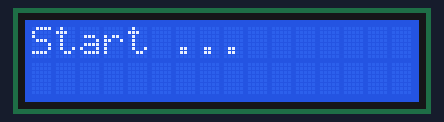
This sketch was run on a simulated Arduino Uno, built with avr-gcc and run on an emulated ATmega328P. Parts: 16×2 character LCD.

Above: at 0.1 s.
At 19.6 s:
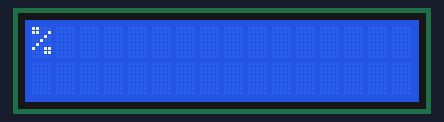
At 22.6 s:
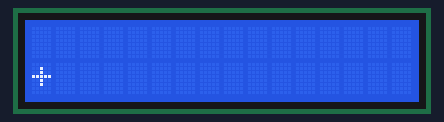
At 29.1 s:
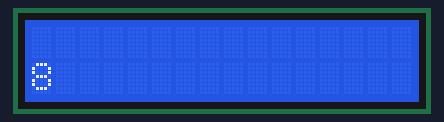
At 34.1 s:
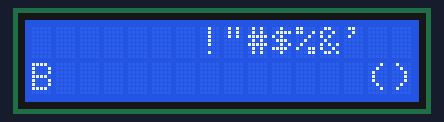
At 39.1 s:
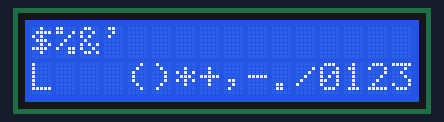

The sketch:

LCD_Teste.ino
```cpp
#include <LiquidCrystal.h>

// inicializar display
LiquidCrystal lcd(12,11,5,4,3,2);

void setup() {
  lcd.begin(16,2); // definir col x lin do display
  lcd.print("Start ...");
  delay(1000);
  lcd.clear();
  MostraCaracteres();
}

void MostraCaracteres() {
  for (int x=0; x<16; x++) {

  }
  for (int i=0; i<255; i++) {
    lcd.write(i);
    delay(500);
    lcd.scrollDisplayLeft();
    }
}

void loop() {
}
```

Measured:
- what the display in image 1 shows lasts 0.5 s, from 19.6 s to 20.1 s
